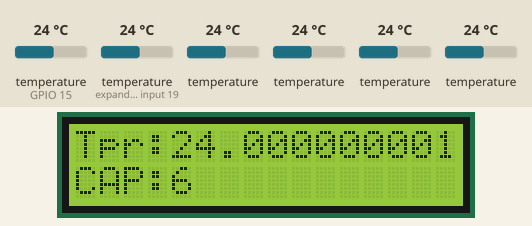
Simulated run of this program. Board: ESP32. Parts: 16×2 character LCD. The test bench sets the inputs (shaded band); at power-on: temperature (sensors on GPIO 15, expander input 19) 24 °C, temperature 24 °C. WiFi joins after 1.5 s; servers stay silent unless stated; what the program prints to the serial monitor is not drawn.

Above: at 3.4 s.
At 5.4 s:
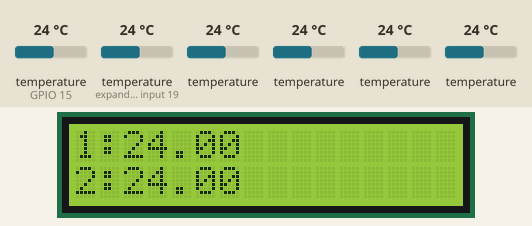
At 7.4 s:
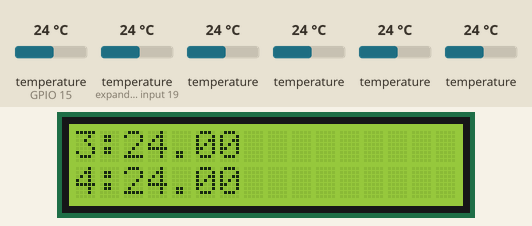
At 9.5 s:
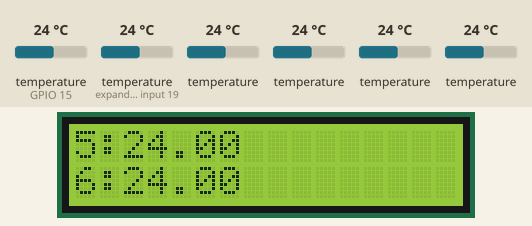
At 11.7 s:
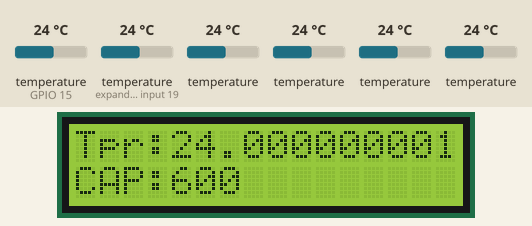

The program:

main.cpp
```cpp
//including libraries
#include "Arduino.h"
#include <OneWire.h>
#include <DallasTemperature.h>
#include <WiFi.h>
//#include <Nokia5110.h>
#include <Wire.h>
#include <LiquidCrystal_I2C.h>

//setting up ds18b20
#define ONE_WIRE_BUS 15
#define TEMPERATURE_PRECISION 10
OneWire oneWire(ONE_WIRE_BUS);
DallasTemperature sensors(&oneWire);

//constants
const char* ssid     = "ssid";
const char* password = "pass";

//variables
DeviceAddress tempDeviceAddress[6];
DeviceAddress tempDeviceAddressa[6]={
	{ 0x28, 0xFF, 0x9F, 0x51, 0xA1, 0x15, 0x01, 0xD7 },
	{ 0x28, 0xFF, 0xE8, 0x78, 0xA1, 0x15, 0x04, 0x37 },
	{ 0x28, 0xFF, 0x44, 0x15, 0xA1, 0x15, 0x01, 0x17 },
	{ 0x28, 0xFF, 0x46, 0x7C, 0xA1, 0x15, 0x01, 0x97 },
	{ 0x28, 0xFF, 0x70, 0x7F, 0x65, 0x15, 0x02, 0x28 },
	{ 0x28, 0xFF, 0x9A, 0x4C, 0xA1, 0x15, 0x01, 0xA0 }
};
DeviceAddress tempDeviceAddressp;
int numberOfDevices;
float Temperatures[6];
int CAP;
String CAPt;
float Tpr;
String Tprt;
char tisk[5];
String Temperaturest[6];

//objects
WiFiServer server(80);
LiquidCrystal_I2C lcd(0x27,16,2);//3F

//functions
void printAddress(DeviceAddress deviceAddress);
void printTemperature(DeviceAddress deviceAddress);
void sset();
//void wset();
void dset();
void show();
void mer();


void setup(){
    Serial.begin(115200);
	sset();
	wset();
	dset();

}

void loop(){
	mer();
	show();
}

void dset(){
	lcd.begin(21, 22);                      // initialize the lcd
  // Print a message to the LCD.
  	lcd.noBacklight();
	  Serial.println(lcd.getBacklight());
	  delay(1000);
	  lcd.backlight();
	  Serial.println(lcd.getBacklight());
}

void mer(){
	Tpr = 0;
	for(int i = 0
	; i<6; i++){
		Temperatures[i] = sensors.getTempC(tempDeviceAddressa[i]);
		printAddress(tempDeviceAddressa[i]);
		Tpr = Tpr + sensors.getTempC(tempDeviceAddressa[i]);
		Temperaturest[i] = String(sensors.getTempC(tempDeviceAddressa[i]));
		Serial.println("");
		Serial.println(Temperaturest[i]);
		Serial.print("Soucet:");
		Serial.println(Tpr/6);
	}
	Serial.println("");

	Tpr = Tpr/6;
	CAP = (Tpr-20)/0.65;
	Tprt = String(Tpr, DEC);
  	CAPt = String(CAP, DEC);
}

void show(){
	lcd.setCursor(0,0);
  	lcd.print("Tpr:");
  	lcd.setCursor(0,1);
  	lcd.print("CAP:");

	lcd.setCursor(4,0);
  	lcd.print(Tprt.c_str());
  	lcd.setCursor(4,1);
  	lcd.print(CAPt.c_str());
	delay(2000);
	lcd.clear();
	lcd.setCursor(0,0);
  	lcd.print("1:");
  	lcd.setCursor(0,1);
  	lcd.print("2:");

	lcd.setCursor(2,0);
  	lcd.print(Temperaturest[0].c_str());
  	lcd.setCursor(2,1);
  	lcd.print(Temperaturest[1].c_str());
	delay(2000);
	lcd.clear();
	lcd.setCursor(0,0);
  	lcd.print("3:");
  	lcd.setCursor(0,1);
  	lcd.print("4:");

	lcd.setCursor(2,0);
  	lcd.print(Temperaturest[2].c_str());
  	lcd.setCursor(2,1);
  	lcd.print(Temperaturest[3].c_str());
	delay(2000);
	lcd.clear();
	lcd.setCursor(0,0);
  	lcd.print("5:");
  	lcd.setCursor(0,1);
  	lcd.print("6:");

	lcd.setCursor(2,0);
  	lcd.print(Temperaturest[4].c_str());
  	lcd.setCursor(2,1);
  	lcd.print(Temperaturest[5].c_str());
	delay(2000);

}

void wset(){
	Serial.println("Setting up WiFi:");
	WiFi.begin(ssid, password);
  	delay(500);
	Serial.println(WiFi.status());
	for (int i; i < 20; i++){
   		if(WiFi.status() != WL_CONNECTED) {
			Serial.print(".");
			delay(500);
  		}
	}
	if(WiFi.status() != WL_CONNECTED) {
		Serial.println("An error has occured, trying again.");
		wset();
	}else{
		Serial.println("Connected.");
		Serial.println("IP address: ");
  		Serial.println(WiFi.localIP());
   		server.begin();
	}
	delay(500);
}

void sset(){
	Serial.println("Setting up ds18b20:");
    sensors.begin();
    Serial.println("Starting sensors...");
    Serial.print("Found ");
	numberOfDevices = sensors.getDeviceCount();
    Serial.print(numberOfDevices, DEC);
    Serial.println(" ds18b20");
    Serial.print("Parasite power is: ");
    if (sensors.isParasitePowerMode()) Serial.println("ON");
    	else Serial.println("OFF");
    for(int i=0;i<numberOfDevices; i++){
    	// Search the wire for address
		if(sensors.getAddress(tempDeviceAddress[i], i))
		{
			Serial.print("Found device ");
			Serial.print(i, DEC);
			Serial.print(" with address: ");
			printAddress(tempDeviceAddress[i]);
			Serial.println();

			Serial.print("Setting resolution to ");
			Serial.println(TEMPERATURE_PRECISION, DEC);

			// set the resolution to TEMPERATURE_PRECISION bit (Each Dallas/Maxim device is capable of several different resolutions)
			sensors.setResolution(tempDeviceAddress[i], TEMPERATURE_PRECISION);

			Serial.print("Resolution actually set to: ");
			Serial.print(sensors.getResolution(tempDeviceAddress[i]), DEC);
			Serial.println();
		}else{
			Serial.print("Found ghost device at ");
			Serial.print(i, DEC);
			Serial.print(" but could not detect address. Check power and cabling");
		}
    }
	int pom;

}

void printTemperature(DeviceAddress deviceAddress)
{
  float tempC = sensors.getTempC(deviceAddress);
  Serial.print("Temp C: ");
  Serial.println(tempC);
}

void printAddress(DeviceAddress deviceAddress)
{
  for (uint8_t i = 0; i < 8; i++)
  {
    if (deviceAddress[i] < 16) Serial.print("0");
    Serial.print(deviceAddress[i], HEX);
  }
}
```

Measured:
- by itself, everything shown: repeats every 8.3 s, in 4 steps
- what the display in image 0 shows lasts 2.1 s, from 3.3 s to 5.4 s
- what the display in image 3 shows lasts 2.2 s, from 9.4 s to 11.6 s
